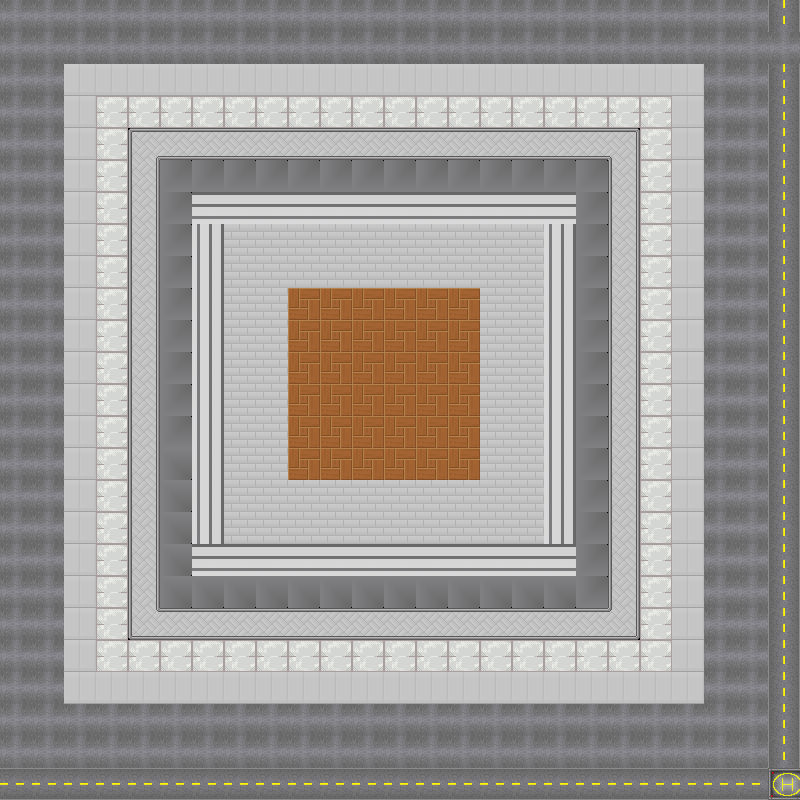

Rendered tile map (Tiled .tmx) drawn with the repository's tilesets; below, a short description and the full map source, tile grids included:
An orthogonal 25x25 tile map with 32x32 px tiles, 1 tile layer (Tile Layer 1).

<map version="1.0" orientation="orthogonal" renderorder="right-down" width="25" height="25" tilewidth="32" tileheight="32" nextobjectid="1">
 <tileset firstgid="1" name="tileset" tilewidth="32" tileheight="32" tilecount="345" columns="15">
  <image source="tileset.png" width="480" height="736" />
 </tileset>
 <layer name="Tile Layer 1" width="25" height="25">
  <data encoding="csv">
277,277,277,277,277,277,277,277,277,277,277,277,277,277,277,277,277,277,277,277,277,277,277,277,272,
277,277,277,277,277,277,277,277,277,277,277,277,277,277,277,277,277,277,277,277,277,277,277,277,277,
277,277,11,11,11,11,11,11,11,11,11,11,11,11,11,11,11,11,11,11,11,11,277,277,272,
277,277,11,6,6,6,6,6,6,6,6,6,6,6,6,6,6,6,6,6,6,11,277,277,272,
277,277,11,6,24,26,26,26,26,26,26,26,26,26,26,26,26,26,26,25,6,11,277,277,272,
277,277,11,6,41,207,207,207,207,207,207,207,207,207,207,207,207,207,207,41,6,11,277,277,272,
277,277,11,6,41,207,205,205,205,205,205,205,205,205,205,205,205,205,207,41,6,11,277,277,272,
277,277,11,6,41,207,175,9,9,9,9,9,9,9,9,9,9,175,207,41,6,11,277,277,272,
277,277,11,6,41,207,175,9,9,9,9,9,9,9,9,9,9,175,207,41,6,11,277,277,272,
277,277,11,6,41,207,175,9,9,5,5,5,5,5,5,9,9,175,207,41,6,11,277,277,272,
277,277,11,6,41,207,175,9,9,5,5,5,5,5,5,9,9,175,207,41,6,11,277,277,272,
277,277,11,6,41,207,175,9,9,5,5,5,5,5,5,9,9,175,207,41,6,11,277,277,272,
277,277,11,6,41,207,175,9,9,5,5,5,5,5,5,9,9,175,207,41,6,11,277,277,272,
277,277,11,6,41,207,175,9,9,5,5,5,5,5,5,9,9,175,207,41,6,11,277,277,272,
277,277,11,6,41,2684354767,175,9,9,5,5,5,5,5,5,9,9,175,207,41,6,11,277,277,272,
277,277,11,6,41,2684354767,175,9,9,9,9,9,9,9,9,9,9,175,207,41,6,11,277,277,272,
277,277,11,6,41,2684354767,175,9,9,9,9,9,9,9,9,9,9,175,207,41,6,11,277,277,272,
277,277,11,6,41,2684354767,205,205,205,205,205,205,205,205,205,205,205,205,207,41,6,11,277,277,272,
277,277,11,6,41,2684354767,2684354767,2684354767,2684354767,2684354767,2684354767,2684354767,2684354767,2684354767,2684354767,2684354767,2684354767,2684354767,207,41,6,11,277,277,272,
277,277,11,6,39,26,26,26,26,26,26,26,26,26,26,26,26,26,26,40,6,11,277,277,272,
277,277,11,6,6,6,6,6,6,6,6,6,6,6,6,6,6,6,6,6,6,11,277,277,272,
277,277,11,11,11,11,11,11,11,11,11,11,11,11,11,11,11,11,11,11,11,11,277,277,272,
277,277,277,277,277,277,277,277,277,277,277,277,277,277,277,277,277,277,277,277,277,277,277,277,272,
277,277,277,277,277,277,277,277,277,277,277,277,277,277,277,277,277,277,277,277,277,277,277,277,272,
271,271,271,271,271,271,271,271,271,271,271,271,271,271,271,271,271,271,271,271,271,271,271,271,284
</data>
 </layer>
</map>